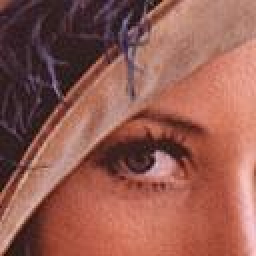
%> input picture lena.jpg, 128 x 128 px (shown 2 times larger)
$ octave main.m   (GNU Octave 9; MATLAB toolbox functions it lacks are replaced by stand-ins)
%> lines starting %> are read from the running program, lines starting %| are printed output that depends on the picture; in (x1, y1, x2, y2) boxes, pixels count from 0 and x2, y2 are one past the last pixel; in counts of white or black regions, pixels touching at a corner belong together; the program's own positions count from 1
%> further down, img is the input picture: size 128x128x3 uint8; mean R, G, B 148, 91.5, 81.2
### add_noise.m
function [output] = add_noise(input,r)
%> called with r = 20
    [m, n, z] = size(input);
%> m = 128; n = 128; z = 3
        %% FT image
    F_img = fft2(input);
    F_mag = fftshift(F_img);

        %% Creat a filter
    filter_1 = zeros(m,n);
    r = r-2;
    filter_1(r:m-r,r:n-r) =1;  % create circle filter and center it
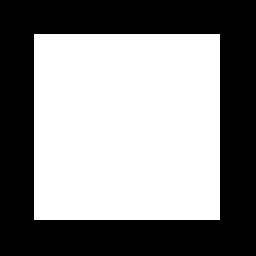
%> filter_1: size 128x128 double (shown 2 times larger); values 0 (black) and 1 (white), 52.8% white; 1 black region, box (x1, y1, x2, y2) and area: (0, 0, 128, 128) 7735

        %% Add noise
    noise_fil = filter_1+1 ==1;

    rng(1)
    noise = 500*rand(m,n);
    noise_fil = noise.*noise_fil;
    F_mag = F_mag + noise_fil;

        %% IFT image
    fil_img = ifftshift(F_mag);
    result = real(ifft2(fil_img));
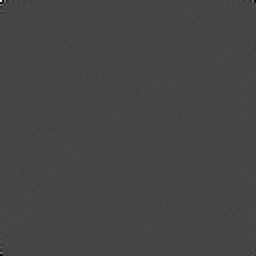
%> result: size 128x128x3 double (shown 2 times larger); mean R, G, B 0.6, 0.4, 0.3; drawn with min black and max white
    output = real(result);
end

### ft3d2.m
function y=ft3d2(x)
tmp(:,:,1) = fftd2(x(:,:,1));
tmp(:,:,2) = fftd2(x(:,:,2));
tmp(:,:,3) = fftd2(x(:,:,3));
y=tmp;
end

### fftd2.m
function y=fftd2(x)
define_setting='use_home_made_ftt';
tmp=zeros(size(x));
for j=1:1:length(x(:,1))

    if strcmp(define_setting,'use_home_made_ftt')
        need2transpose=x(j,:);
        tmp(j,:)=fftp3(need2transpose');
    else
        tmp(j,:)=fftp3(x(j,:));
    end

end
tp=zeros(size(tmp));
for j=1:1:length(tmp(1,:))

    if strcmp(define_setting,'use_home_made_ftt')
        need2transpose=tmp(:,j);
        tp(:,j)=fftp3(need2transpose);
    else
tp(:,j)=fftp3(tmp(:,j));
    end
end
y=tp;
end

### fftp3.m
function y=fftp3(x)
%======================================================
%x=[0 1 4 9]';
%======================================================
k=wary(length(x));
y=k*x;
end

### wary.m
function y=wary(N)
y_t=zeros(N);
for id=0:1:N-1
    for ik=0:1:N-1
        y_t(id+1,ik+1)=w(id*ik,N);
    end
end
y=y_t;
end

### main.m
%=====================================================================
% Programmer: andythebreaker
% E-mail: e24074724@mail.ncku.edu.tw
% Date: 2023/05/28
%========================================================================
clc;clear;
close all;
addpath(genpath(pwd))

%% Load image  and add noise
% load clean image
img = imread('lena.jpg');
img = im2double(img);

% filter size
r = 20;
% add noise
noise_img = add_noise(img,r);

%figure();
%subplot(1,2,1),imshow(img);title('original image')
%subplot(1,2,2),imshow(noise_img);title('noisy image')

%% Fourier transform the original image
%> (the run ends here)
